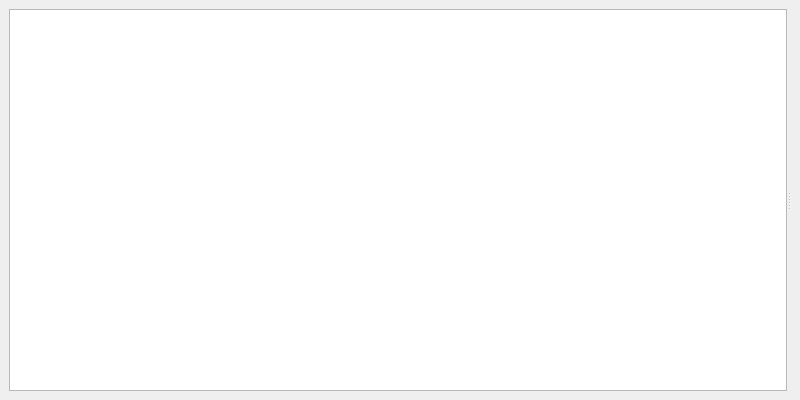
<?xml version="1.0" encoding="UTF-8"?>
<ui version="4.0">
 <class>ParamViewDockWidget</class>
 <widget class="QDockWidget" name="ParamViewDockWidget">
  <property name="geometry">
   <rect>
    <x>0</x>
    <y>0</y>
    <width>800</width>
    <height>400</height>
   </rect>
  </property>
  <property name="minimumSize">
   <size>
    <width>800</width>
    <height>400</height>
   </size>
  </property>
  <property name="floating">
   <bool>true</bool>
  </property>
  <property name="windowTitle">
   <string>Model properties</string>
  </property>
  <widget class="QWidget" name="dockWidgetContents">
   <layout class="QGridLayout" name="gridLayout">
    <item row="0" column="0">
     <widget class="QSplitter" name="splitter">
      <property name="orientation">
       <enum>Qt::Orientation::Horizontal</enum>
      </property>
      <widget class="ModelGraphicsView" name="graphicsView"/>
      <widget class="QWidget" name="verticalLayoutWidget">
       <layout class="QVBoxLayout" name="verticalLayout">
        <item>
         <widget class="SystemPropertyBrowser" name="systemPBrowser" native="true"/>
        </item>
        <item>
         <widget class="QWidget" name="widget_3" native="true"/>
        </item>
       </layout>
      </widget>
     </widget>
    </item>
   </layout>
  </widget>
 </widget>
 <customwidgets>
  <customwidget>
   <class>ModelGraphicsView</class>
   <extends>QGraphicsView</extends>
   <header>CircAdaptUI/modelgraphicsview.h</header>
  </customwidget>
  <customwidget>
   <class>SystemPropertyBrowser</class>
   <extends>QWidget</extends>
   <header>CircAdaptUI/PropertyBrowser/systempropertybrowser.h</header>
   <container>1</container>
  </customwidget>
 </customwidgets>
 <resources/>
 <connections/>
</ui>
